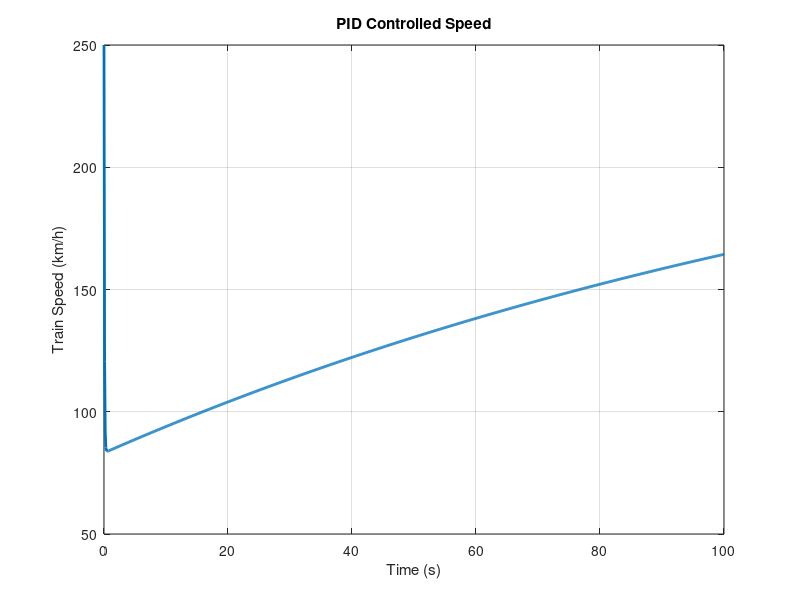

Here is the MATLAB script that generated this plot: (Note: this script raises an error after producing the figure.)
% Parameters
maxSpeed = 300; % Max speed of the train in km/h
acceleration = 1.5; % Acceleration in m/s^2
deceleration = -2.0; % Deceleration in m/s^2
timeStep = 0.1; % Time step for the simulation (seconds)
totalTime = 600; % Total simulation time in seconds

% Time vector
t = 0:timeStep:totalTime;
speed = zeros(size(t)); % Speed array initialization

% Loop through each time step to control speed dynamically
for i = 2:length(t)
    if t(i) < 200 % Accelerating phase
        speed(i) = speed(i-1) + acceleration * timeStep;
    elseif t(i) >= 200 && t(i) < 400 % Constant speed phase
        speed(i) = maxSpeed;
    else % Decelerating phase
        speed(i) = speed(i-1) + deceleration * timeStep;
        if speed(i) < 0 % Ensure speed doesn’t go below zero
            speed(i) = 0;
        end
    end
end

% Plot the speed curve
plot(t, speed, 'LineWidth', 2);
title('High-Speed Train Control: Speed vs Time');
xlabel('Time (seconds)');
ylabel('Speed (km/h)');
grid on;
% PID control for speed regulation
desiredSpeed = 250; % Set desired speed in km/h
Kp = 0.5; Ki = 0.01; Kd = 0.1; % PID gains

% Implement PID controller
pidController = pid(Kp, Ki, Kd);
speedControl = feedback(pidController, 1);

% Simulate the system
t_sim = 0:0.1:100; % Time vector
referenceSpeed = desiredSpeed * ones(size(t_sim)); % Reference signal
[y, t_sim] = lsim(speedControl, referenceSpeed, t_sim);

plot(t_sim, y, 'LineWidth', 2);
title('PID Controlled Speed');
xlabel('Time (s)');
ylabel('Train Speed (km/h)');
grid on;
curveRadius = 500; % Radius of a curve in meters
safetyFactor = 0.75; % To reduce speed on curves for safety
curveSpeed = sqrt(curveRadius * 9.81 * safetyFactor); % Calculate safe speed

% Adjust speed during the curve
for i = 1:length(t)
    if isCurve(t(i)) % isCurve is a function to check if the train is on a curve
        speed(i) = min(speed(i), curveSpeed);
    end
end
% Distance to another train
distanceToTrain = detectTrainPosition(); % Function to detect nearby trains

% If train is too close, start braking
if distanceToTrain < safeDistance
    speed(i) = speed(i-1) + emergencyBrakeRate * timeStep;
end
